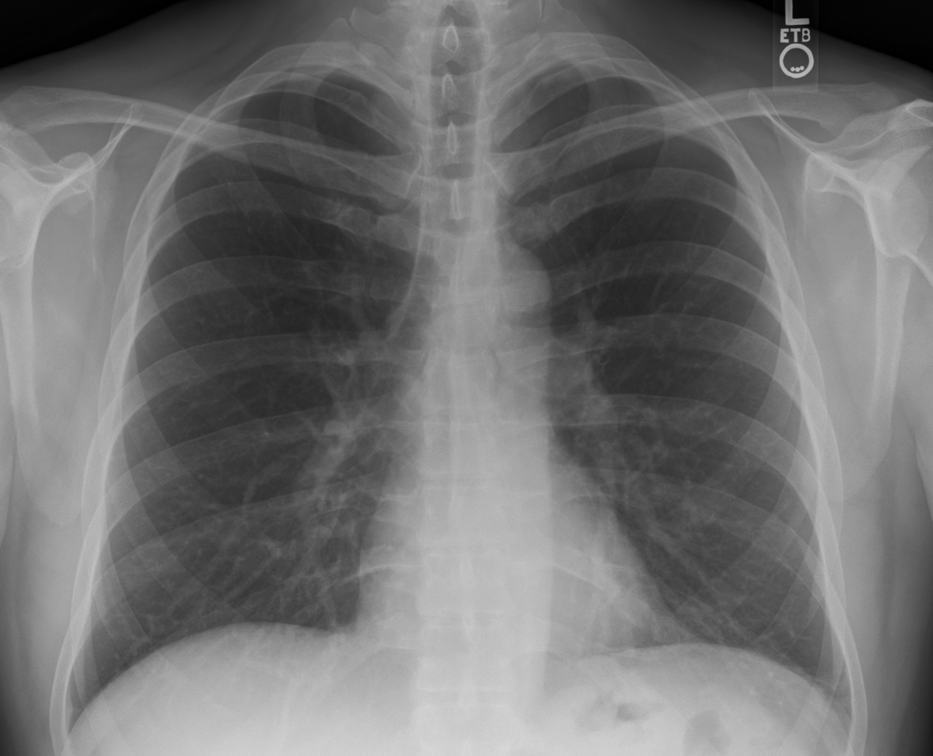
#> input picture data/sample_image.png, 933 x 756 px, shrunk from 1200 x 973 before the run, found by its file name
$ python main.py
#> lines starting #> are read from the running program, lines starting #| are printed output that depends on the picture
import cv2
import numpy as np

# Load input image in grayscale
# This is a sample X-ray or MRI image for the project
image = cv2.imread("data/sample_image.png", 0)
#> image is the input picture: shape (756, 933); min 0, max 216, mean 112.6

# Apply Histogram Equalization
# This improves global contrast of the medical image
equalized = cv2.equalizeHist(image)
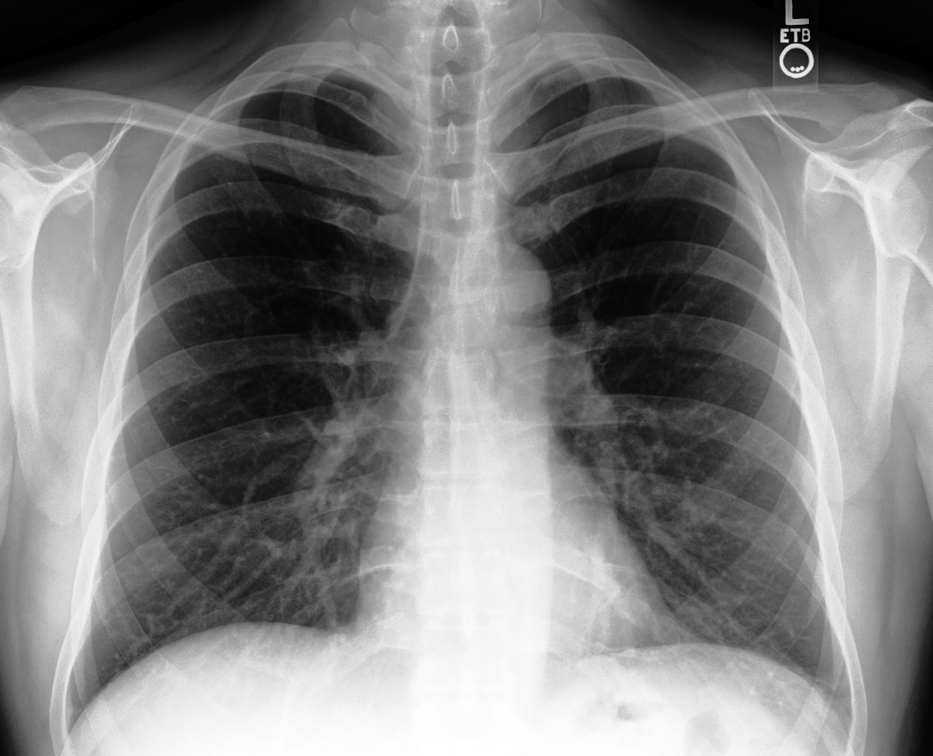
#> equalized: shape (756, 933); min 0, max 255, mean 128.2

# Apply CLAHE for local contrast enhancement
# CLAHE prevents over-enhancement in medical imaging
clahe = cv2.createCLAHE(clipLimit=2.0, tileGridSize=(8, 8))
clahe_output = clahe.apply(image)
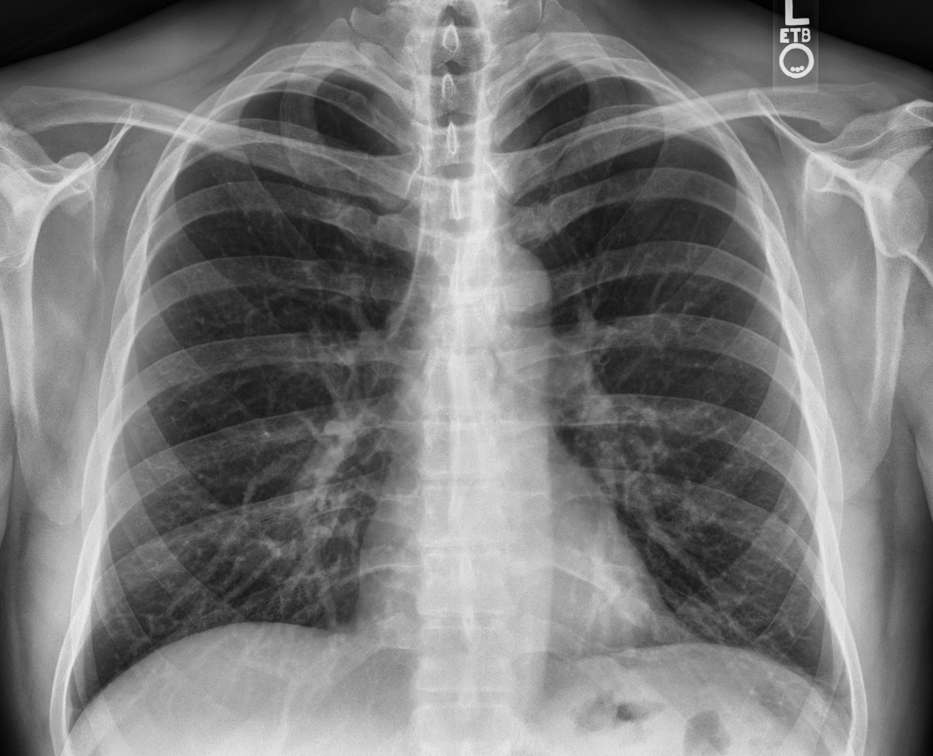
#> clahe_output: shape (756, 933); min 1, max 234, mean 121.4

# Save results
cv2.imwrite("results/equalized.png", equalized)
cv2.imwrite("results/clahe.png", clahe_output)
